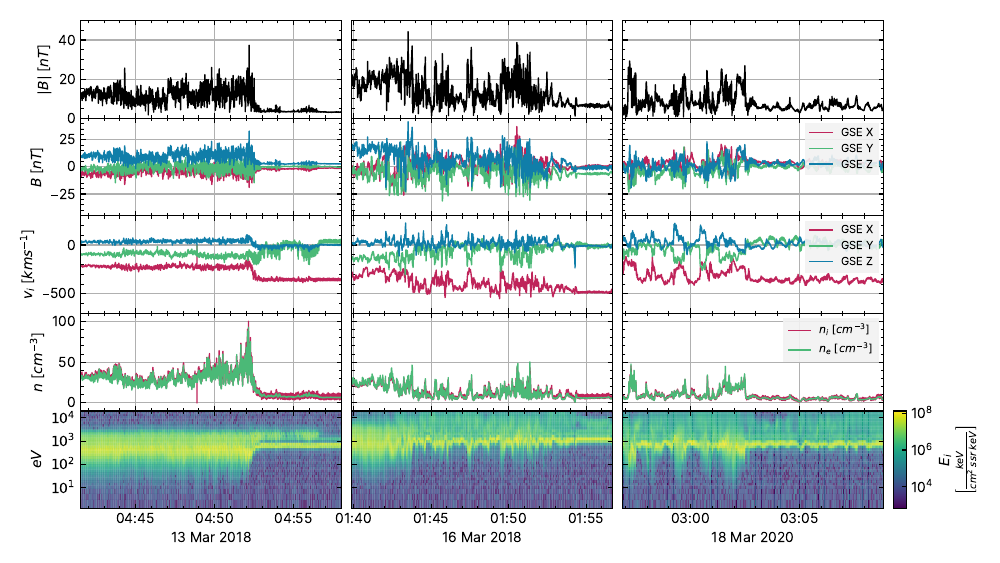

Python code for this plot:
import numpy as np
import matplotlib.pyplot as plt
from phdhelper.helpers import os_shortcuts, override_mpl
from phdhelper.helpers.CONSTANTS import R_e
from phdhelper.helpers.COLOURS import red, green, blue
from os.path import join
import json
from datetime import datetime as dt
from matplotlib.colors import LogNorm
from matplotlib.ticker import MultipleLocator

# import pybowshock as pybs

override_mpl.override()

gen_path = lambda x: os_shortcuts.new_path(os_shortcuts.get_path(__file__, ".."), x)
path_13 = gen_path("20180313")
path_16 = gen_path("20180316")
path_18 = gen_path("20200318")

fgm = "data/fgm"
mag = join(fgm, "data.npy")
mag_time = join(fgm, "time.npy")

fpi = "data/fpi"
vi = join(fpi, "data_bulkv_i.npy")
vi_time = join(fpi, "time_bulkv_i.npy")
ndi = join(fpi, "data_numberdensity_i.npy")
ndi_time = join(fpi, "time_numberdensity_i.npy")
nde = join(fpi, "data_numberdensity_e.npy")
nde_time = join(fpi, "time_numberdensity_e.npy")
espec_i = join(fpi, "data_energyspectr_omni_i.npy")
espec_i_time = join(fpi, "time_energyspectr_omni_i.npy")
espec_i_bins = join(fpi, "bins_energyspectr_omni_i.npy")

rows = 5
fig, ax = plt.subplots(
    rows, 4, figsize=(10, 10 * (9 / 16)), gridspec_kw={"width_ratios": [1, 1, 1, 0.05]}
)

# for shock, path in enumerate([path_13, path_16, path_18]):
#     B_time = np.load(path(mag_time))
#     print(
#         f"& {dt.utcfromtimestamp(B_time[0]):%Y/%m/%d %H:%M:%S} & {dt.utcfromtimestamp(B_time[-1]):%Y/%m/%d %H:%M:%S}"
#     )

for shock, path in enumerate([path_13, path_16, path_18]):
    B = np.load(path(mag))
    B_time = np.load(path(mag_time))

    print(B_time[-1] - B_time[0])

    V_i = np.load(path(vi))
    V_i_time = np.load(path(vi_time))

    Nd_i = np.load(path(ndi))
    Nd_e = np.load(path(nde))
    Nd_i_time = np.load(path(ndi_time))
    Nd_e_time = np.load(path(nde_time))

    Espec_i = np.load(path(espec_i))
    Espec_i[Espec_i == 0] = np.min(Espec_i[Espec_i != 0])
    Espec_i_time = np.load(path(espec_i_time))
    Espec_i_bins = np.load(path(espec_i_bins))[0, :]

    ax[0, shock].plot(B_time, B[:, 3], color="k")
    for i in range(3):
        ax[1, shock].plot(
            B_time, B[:, i], label=[f"GSE {x}" for x in ["X", "Y", "Z"]][i]
        )
        ax[2, shock].plot(
            V_i_time, V_i[:, i], label=[f"GSE {x}" for x in ["X", "Y", "Z"]][i]
        )
    ax[3, shock].plot(Nd_i_time, Nd_i, label="$n_i$ $[cm^{-3}]$")
    ax[3, shock].plot(Nd_e_time, Nd_e, label="$n_e$ $[cm^{-3}]$")

    im = ax[4, shock].pcolormesh(
        Espec_i_time[::10],
        Espec_i_bins,
        Espec_i.T[:, ::10],
        cmap="viridis",
        norm=LogNorm(),
        shading="nearest",
    )
    ax[4, shock].set_yscale("log")

    ax[1, shock].get_shared_x_axes().join(ax[0, shock], ax[1, shock])
    ax[2, shock].get_shared_x_axes().join(ax[0, shock], ax[2, shock])
    ax[3, shock].get_shared_x_axes().join(ax[0, shock], ax[3, shock])
    ax[4, shock].get_shared_x_axes().join(ax[0, shock], ax[4, shock])

    quarters = lambda frac: B_time[int(len(B_time) * frac)]
    fmt = lambda t: dt.strftime(dt.utcfromtimestamp(t), "%H:%M")
    values = np.arange(int(B_time[0]), int(B_time[-1]), 1)
    values = values[values % 300 == 0]
    for i in range(rows):
        ax[i, shock].set_xticks(values)
        ax[i, shock].xaxis.set_minor_locator(MultipleLocator(60))
        # ax[i, shock].grid(None)

    ax[-1, shock].set_xticklabels([fmt(lab) for lab in values])

    ax[0, shock].set_xticklabels([])
    ax[1, shock].set_xticklabels([])
    ax[2, shock].set_xticklabels([])
    ax[3, shock].set_xticklabels([])

for i in range(rows):
    ax[i, 1].sharey(ax[i, 0])
    ax[i, 2].sharey(ax[i, 1])

    plt.setp(ax[i, 1].get_yticklabels(), visible=False)
    plt.setp(ax[i, 2].get_yticklabels(), visible=False)

with open(path_13("summary.json"), "r") as file:
    sum13 = json.load(file)
for i in range(rows):
    ax[i, 0].axvline(sum13["example_plot_time"]["timestamp"], color="k")

for i in range(rows - 1):
    ax[i, -1].axis("off")

cbar = plt.colorbar(im, cax=ax[-1, -1])
cbar.set_ticks([1e4, 1e6, 1e8])
cbar.set_label("$E_i$\n$\left[\\frac{keV}{cm^2\, s\, sr\, keV}\\right]$")

ax[0, 0].set_ylim((0, 50))
ax[1, 0].set_ylim((-45, 45))
ax[2, 0].set_ylim((-700, 300))
ax[3, 0].set_ylim((-10, 110))

ax[4, 0].set_yticks(np.logspace(1, 4, 4))
ax[4, 0].set_yticklabels([f"$10^{i}$" for i in range(1, 5)])

ax[0, 0].set_ylabel("$|B|$ [$nT$]")
ax[1, 0].set_ylabel("$B$ [$nT$]")
ax[2, 0].set_ylabel("$v_i$ [$kms^{-1}$]")
ax[3, 0].set_ylabel("$n$ [$cm^{-3}$]")
ax[4, 0].set_ylabel("$eV$")

ax[-1, 0].set_xlabel("13 Mar 2018")
ax[-1, 1].set_xlabel("16 Mar 2018")
ax[-1, 2].set_xlabel("18 Mar 2020")

ax[1, -2].legend(fontsize=8, loc="upper right")
ax[2, -2].legend(fontsize=8, loc="upper right")
ax[3, -2].legend(fontsize=8, loc="upper right")

plt.tight_layout()
plt.subplots_adjust(wspace=0.05, hspace=0)
plt.savefig(join(os_shortcuts.get_path(__file__), "summary_plot.pdf"), dpi=300)
plt.savefig(join(os_shortcuts.get_path(__file__), "summary_plot.png"), dpi=300)
plt.show()
